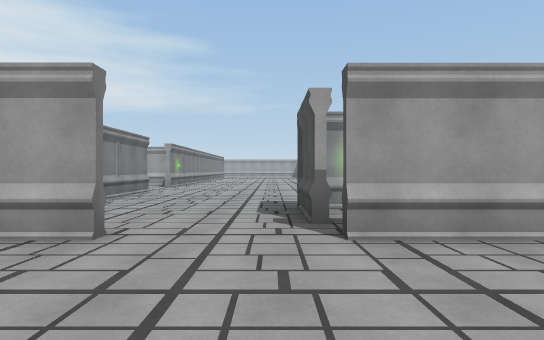
view 1 (above)

19 first-person views from a walk through a 3-D level made in the Unity game engine. The camera is 1.4 m above the floor, looks level and sees 75° across. The floor is counted in squares, 2.4 m on a side. Each view is taken from the middle of a square. On the plan, view 1 faces up. The plan holds only what a view shows up to about 10 squares ahead; the rest is blank. The place goes on beyond the plan. The player is left out. Door leaves are left out, so doorways stand open.

view 2
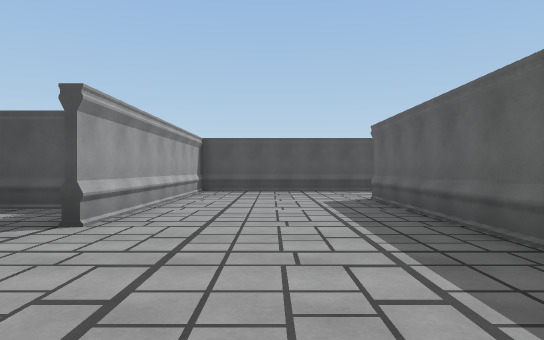

view 3
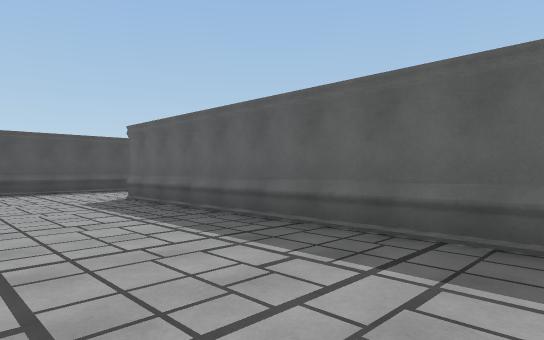

view 4
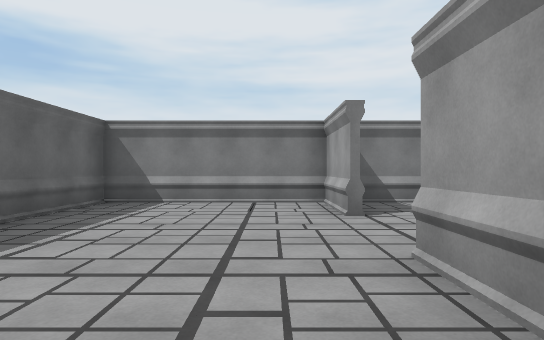

view 5
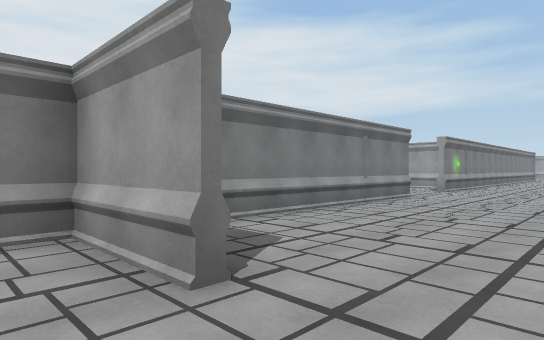

view 6
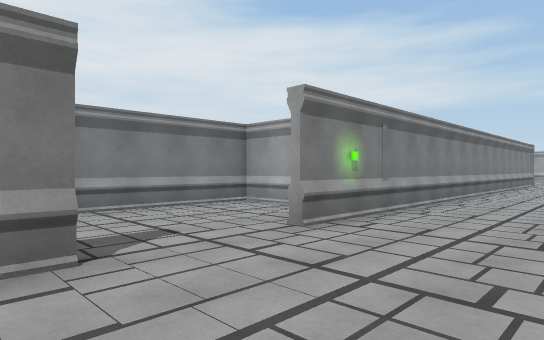

view 7
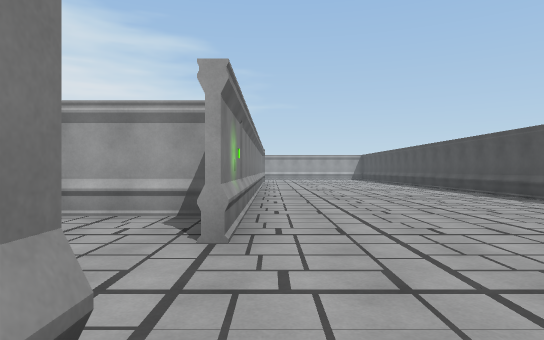

view 8
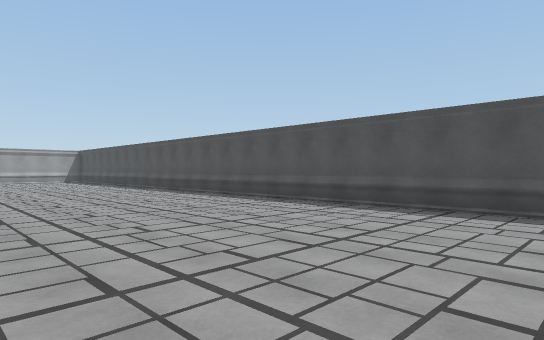

view 9
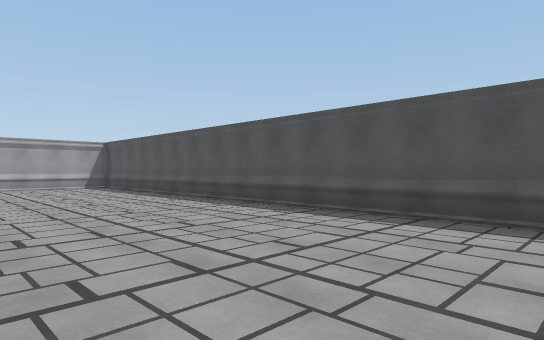

view 10
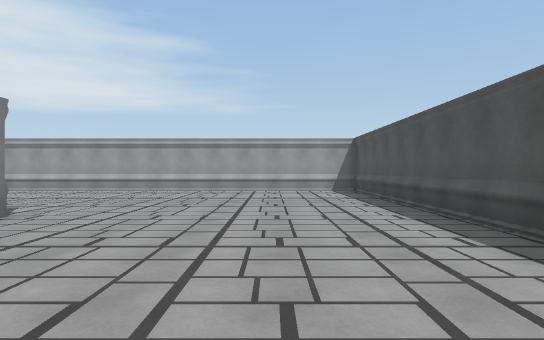

view 11
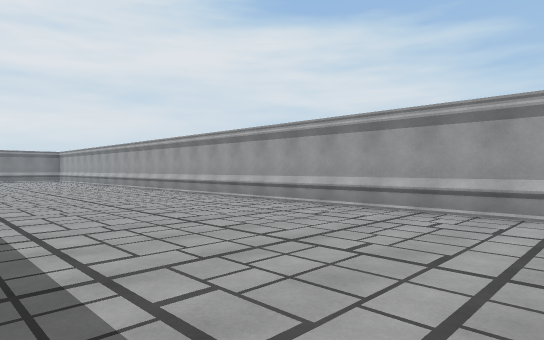

view 12
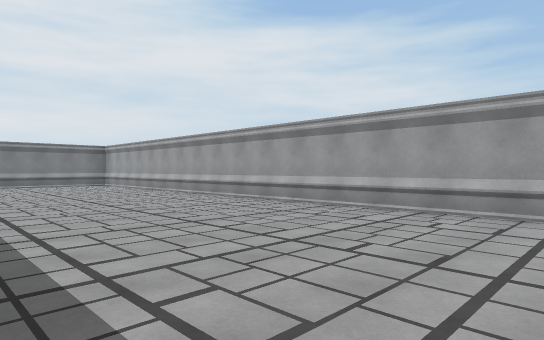

view 13
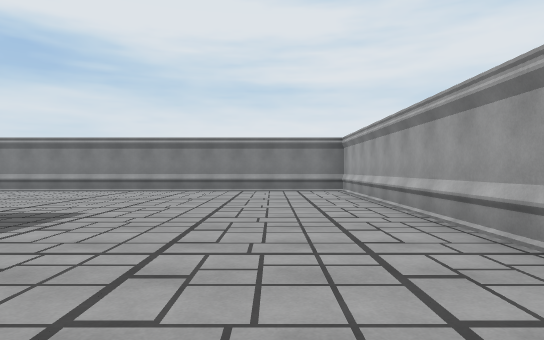

view 14
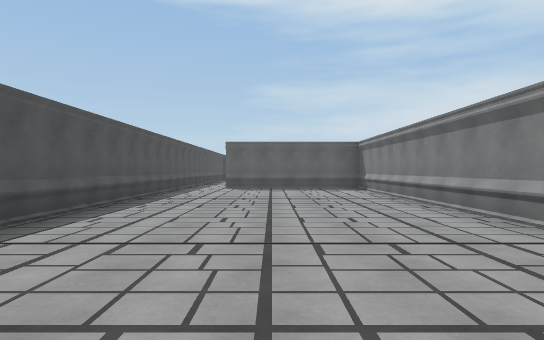

view 15
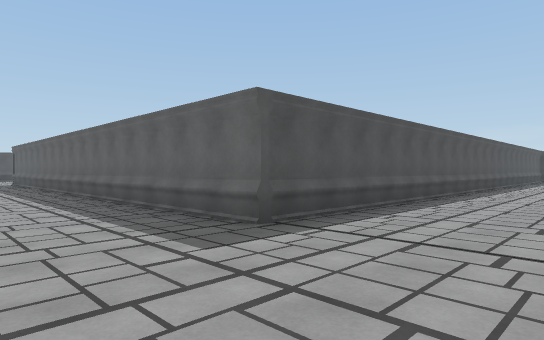

view 16
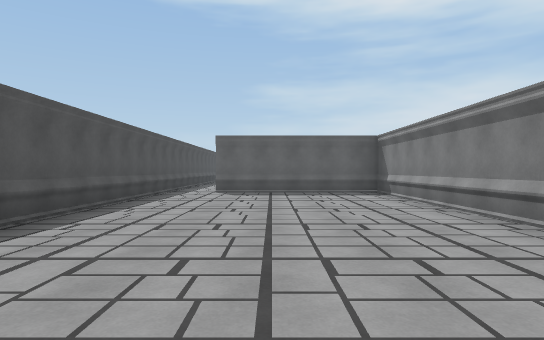

view 17
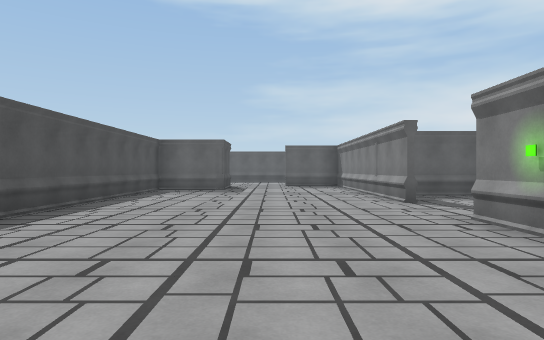

view 18
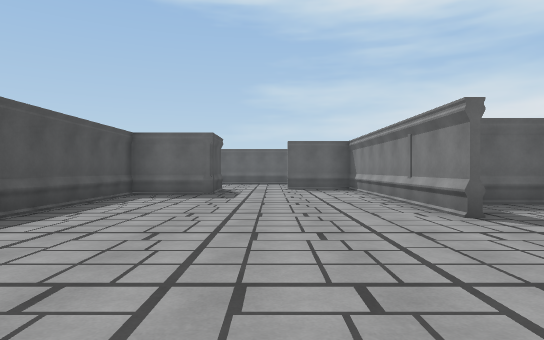

view 19
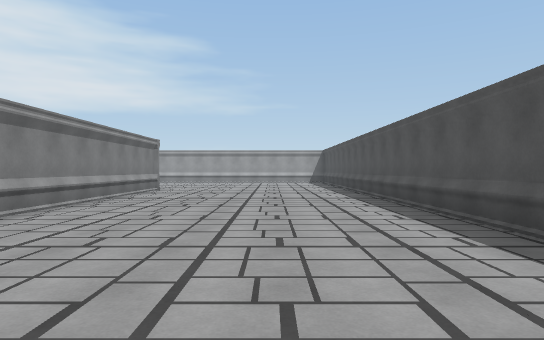

### Floor plan
Points are (right, up) in squares from view 1. A wall is a line through its corners. A room is listed if a view was taken in it or the views show most of it. See-through windows are left out.
Room 1 (views 1, 2, 3, 4, 5)
walls: (-1.4, 3) (-3.4, 3) (-3.4, -1) (4.2, -1); (6.9, -2.2) (6.9, 3) (0.6, 3)
ways out: open door at (-0.5, 3) to room 2
Room 2 (views 6, 7, 8, 9, 10, 11, 12, 13, 14, 15, 16, 17, 18, 19)
walls: (-3.4, 24.5) (-3.4, 11.8); (-17.2, 15) (-17.2, 24.4) (-8.4, 24.4); (-3.4, 9.8) (-3.4, 3.5); (0.4, 3.8) (0.4, 5.6) (2.3, 5.6) (2.3, 29.9) (-22.8, 29.9) (-22.8, 15.8) (-18.5, 15.8)
ways out: open door at (-0.5, 3) to room 1; opening at (-18, 16); open door at (-3, 10.5)

Where each view was taken, in squares from view 1:
view 1: 0 up, 0 right, facing up
view 2: 1 up, 3 left, facing right
view 3: 2 up, 3 left, facing down-right
view 4: 2 up, 3 right, facing left
view 5: 2 up, 0 right, facing up-left
view 6: 9 up, 1 left, facing up-left
view 7: 9 up, 3 left, facing up
view 8: 12 up, 3 left, facing up-right
view 9: 18 up, 2 left, facing up-right
view 10: 20 up, 0 right, facing up
view 11: 25 up, 3 left, facing up-left
view 12: 25 up, 9 left, facing up-left
view 13: 28 up, 13 left, facing left
view 14: 27 up, 20 left, facing down
view 15: 27 up, 20 left, facing down-right
view 16: 25 up, 20 left, facing down
view 17: 16 up, 1 left, facing down
view 18: 14 up, 1 left, facing down
view 19: 14 up, 0 right, facing up
